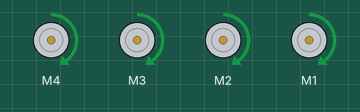
Bench run of a sketch on a simulated Arduino Uno, built with avr-gcc and run on an emulated ATmega328P. Parts: 4 × DC motor (green arrow = forward, orange = backward, longer = faster).

Above: at 0.1 s.
Timing chart, 0 to 1.6 s (numbered marks = the images above):
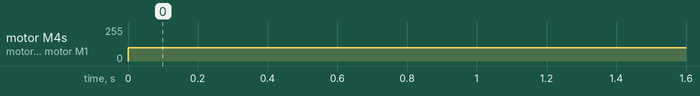

The sketch:

Working.ino
```cpp
#include <AFMotor.h>
// #include <ctime>
int frontRight = 4;
int frontLeft = 1;
int backRight = 3;
int backLeft = 2;
AF_DCMotor rightFront(frontRight);
AF_DCMotor rightBack(backRight);
AF_DCMotor leftFront(frontLeft);
AF_DCMotor leftBack(backLeft);

int timeForTurnStationary = 1000;
int timeForTurnMoving = 1000;

int motorSpeedDefault = 100;
int differenceInSpeed = 50;

int  timeInitial = millis();
bool moveFlag = false;
int switcher = 1;


void moveForward() {
  rightFront.run(FORWARD);
  rightBack.run(FORWARD);
  leftFront.run(BACKWARD);
  leftBack.run(BACKWARD);
}

void moveBackward() {
  rightFront.run(BACKWARD);
  rightBack.run(BACKWARD);
  leftFront.run(FORWARD);
  leftBack.run(FORWARD);
}

void moveRight() {
  rightFront.run(BACKWARD);
  rightBack.run(BACKWARD);
  leftFront.run(BACKWARD);
  leftBack.run(BACKWARD);
  delay(timeForTurnStationary);
}

void moveLeft() {
  rightFront.run(FORWARD);
  rightBack.run(FORWARD);
  leftFront.run(FORWARD);
  leftBack.run(FORWARD);
  delay(timeForTurnStationary);
}

void moveRightWhileMoving() {
  rightFront.setSpeed(motorSpeedDefault - differenceInSpeed);
  rightBack.setSpeed(motorSpeedDefault - differenceInSpeed);
  moveForward();
  delay(timeForTurnMoving);
  rightFront.setSpeed(motorSpeedDefault);
  rightBack.setSpeed(motorSpeedDefault);
}

void moveLeftWhileMoving() {
  leftFront.setSpeed(motorSpeedDefault - differenceInSpeed);
  leftBack.setSpeed(motorSpeedDefault - differenceInSpeed);
  moveForward();
  delay(timeForTurnMoving);
  leftFront.setSpeed(motorSpeedDefault);
  leftBack.setSpeed(motorSpeedDefault);
}

void stopMoving() {
  rightFront.run(RELEASE);
  rightBack.run(RELEASE);
  leftFront.run(RELEASE);
  leftBack.run(RELEASE);
}


void setup() {
  // put your setup code here, to run once:
  rightFront.setSpeed(motorSpeedDefault);
  rightBack.setSpeed(motorSpeedDefault);
  leftBack.setSpeed(motorSpeedDefault);
  leftFront.setSpeed(motorSpeedDefault);


  // moveForward();
  // delay(3000);
  // stopMoving();
  // delay(2000);
  // moveBackward();
  // delay(3000);
  // stopMoving();
  // delay(1000);
  // moveRight();
  // delay(1000);
  // moveLeft();
  // delay(1000);
  // moveForward();
  // delay(2000);
  // moveRightWhileMoving();
  // delay(1000);
  // moveLeftWhileMoving();
  // delay(2000);
  // stopMoving();
  // delay(1000);

  // int  timeInitial = millis();
  // bool moveFlag = false;
}


void loop() {
  // put your main code here, to run repeatedly:


  // moveLeft();
  // delay(2000);
  // moveRight();
  // delay(2000);
  // int  timeCurrent = millis();
  // int difference = 3001 * switcher;
  // if (timeCurrent > difference) {
  //   if (difference%2 == 0) {
  //     rightFront.run(FORWARD);
  //   }
  //   else {
  //     rightFront.run(RELEASE);
  //   }
  //   switcher++;
  // moveForward();

  // }

  // // if(timeCurrent > timeInitial+3) {
  // //   timeInitial = timeCurrent;
  // //   if(moveFlag) {
  // //     rightFront.run(FORWARD);
  // //   }
  // //   else {
  // //     rightFront.run(RELEASE);
  // //   }
  // // }1
    // leftFront.setSpeed(100);
    // leftFront.run(FORWARD);
    moveLeft();


}
```

Measured:
- by itself, motor M4, motor M3, motor M2, motor M1: stopped → forward 100/255 at 0.00 s
